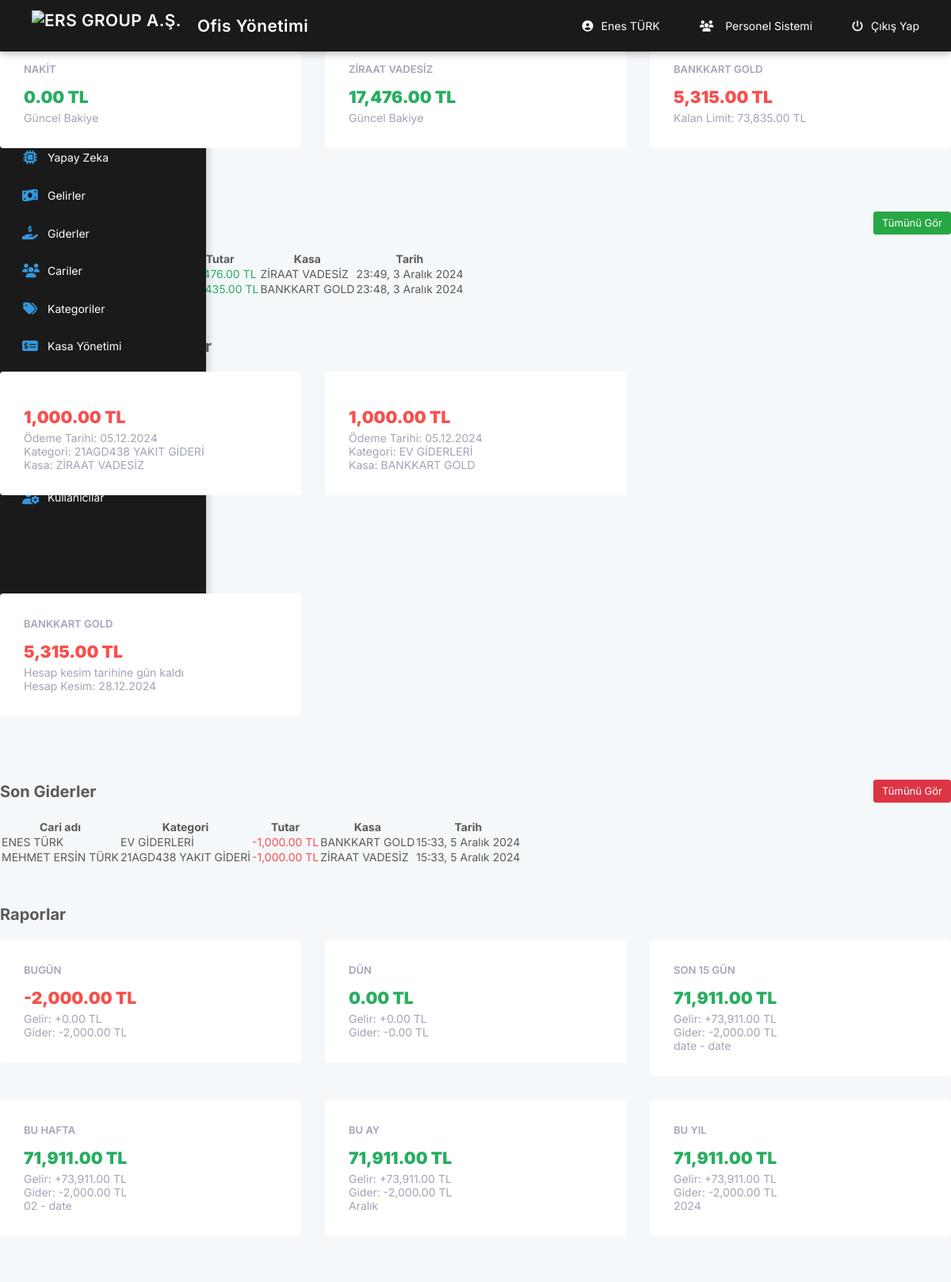
The app's page /muhasebe/main.php (signed in) with its own data.
### tables this page shows
CREATE TABLE `users` (
  `id` int(11) NOT NULL,
  `fullname` text NOT NULL,
  `phone` text NOT NULL,
  `email` text NOT NULL,
  `password` text NOT NULL,
  `uniqid` text NOT NULL,
  `status` tinyint(1) NOT NULL
);

CREATE TABLE `safes` (
  `id` int(11) NOT NULL,
  `u_id` int(11) NOT NULL,
  `title` varchar(255) NOT NULL,
  `type` varchar(20) NOT NULL,
  `balance` decimal(10,2) DEFAULT 0.00,
  `credit_limit` decimal(10,2) DEFAULT 0.00,
  `description` text DEFAULT NULL,
  `status` tinyint(1) DEFAULT 1,
  `created_at` datetime DEFAULT current_timestamp(),
  `statement_day` int(11) DEFAULT NULL,
  `due_day` int(11) DEFAULT NULL,
  `bank_name` varchar(255) DEFAULT NULL
);

CREATE TABLE `finances` (
  `id` int(11) NOT NULL,
  `u_id` int(11) NOT NULL,
  `customer_id` int(11) NOT NULL,
  `category_id` int(11) NOT NULL,
  `method_id` int(11) NOT NULL,
  `price` decimal(10,2) NOT NULL,
  `event_type` int(11) NOT NULL,
  `description` text DEFAULT NULL,
  `adddate` datetime NOT NULL DEFAULT current_timestamp(),
  `is_recurring` tinyint(1) DEFAULT 0,
  `recurring_start_date` date DEFAULT NULL,
  `recurring_months` int(11) DEFAULT NULL,
  `parent_recurring_id` int(11) DEFAULT NULL,
  `recurring_count` int(11) DEFAULT NULL,
  `safe_id` int(11) DEFAULT NULL,
  `payment_source_type` varchar(20) DEFAULT NULL,
  `payment_source_id` int(11) DEFAULT NULL,
  `payment_status` tinyint(1) DEFAULT NULL,
  `transaction_id` int(11) DEFAULT NULL,
  `ai_categorized` tinyint(1) DEFAULT 0,
  `ai_confidence` decimal(5,2) DEFAULT 0.00,
  `ai_matched_keywords` text DEFAULT NULL,
  `ai_suggested_categories` text DEFAULT NULL,
  `ai_analysis_data` longtext DEFAULT NULL,
  `processed` tinyint(1) DEFAULT 0
);

CREATE TABLE `categories` (
  `id` int(11) NOT NULL,
  `title` text NOT NULL,
  `type` enum('income','expense') NOT NULL DEFAULT 'expense'
);

CREATE TABLE `customers` (
  `id` int(11) NOT NULL,
  `title` text NOT NULL,
  `phone` text DEFAULT NULL,
  `email` text DEFAULT NULL,
  `tax_no` text DEFAULT NULL,
  `tax_office` text DEFAULT NULL,
  `address` text DEFAULT NULL,
  `status` tinyint(1) NOT NULL
);

### muhasebe/main.php (the view, shortened to what the rows shown need)
<?php require('_class/config.php'); require('session.php');  ?>
<!DOCTYPE html>
<html>
      <head>
            <?php require('_inc/head.php'); ?>
      </head>
      <body>
            <?php require('_inc/header.php'); ?>
            <section class="content">
                <div class="widget">
                    <div class="title">
                        <div class="left"><h1>Kasa Durumları</h1></div>
                    </div>
                    <div class="row">
                        <?php
                        $safes = $pia->query("SELECT * FROM safes WHERE u_id = $admin->id AND status = 1");
                        foreach($safes as $safe){
                        ?>
                        <div class="col-md-4 col-sm-4 col-xs-12">
                            <div class="card">
                                <div class="card-title"><?=$safe->title;?></div>
                                <div class="card-body">
                                    <?php if($safe->type == 'credit_card'):
                                        $used_amount = $safe->credit_limit - $safe->balance;
                                    ?>
                                        <strong class="price text-danger">
                                            <?=number_format($used_amount, 2);?> TL
                                        </strong>
                                        <span class="date">Kalan Limit: <?=number_format($safe->balance, 2);?> TL</span>
                                    <?php else: ?>
                                        <strong class="price text-success">
                                            <?=number_format($safe->balance, 2);?> TL
                                        </strong>
                                        <span class="date">Güncel Bakiye</span>
                                    <?php endif; ?>
                                </div>
                            </div>
                        </div>
                        <?php } ?>
                    </div>
                </div>
                <div class="widget">
                    <div class="title">
                        <div class="left"><h1>Son Gelirler</h1></div>
                    </div>
                    <table class="table" data-ordering="false" data-paging="false" data-searching="false" data-info="false">
                        <thead>
                            <tr>
                                <th>Cari adı</th>
                                <th>Kategori</th>
                                <th>Tutar</th>
                                <th>Kasa</th>
                                <th>Tarih</th>
                            </tr>
                        </thead>
                        <tbody>
                            <?php
                            $list = $pia->query("SELECT f.*, c.title as customer_name,
                                cat.title as category_name, s.title as safe_name
                                FROM finances f
                                LEFT JOIN customers c ON f.customer_id = c.id
                                LEFT JOIN categories cat ON f.category_id = cat.id
                                LEFT JOIN safes s ON f.safe_id = s.id
                                WHERE f.event_type = 1 AND f.u_id = $admin->id
                                ORDER BY f.adddate DESC LIMIT 3");
                            foreach($list as $item){
                            ?>
                            <tr>
                                <td><?=$item->customer_name;?></td>
                                <td><?=$item->category_name;?></td>
                                <td class="text-success">+<?=number_format($item->price, 2);?> TL</td>
                                <td><?=$item->safe_name;?></td>
                                <td><?=$pia->time_tr($item->adddate);?></td>
                            </tr>
                            <?php } ?>
                        </tbody>
                    </table>
                </div>
<div class="widget">
    <div class="title">
        <div class="left"><h1>Yaklaşan Tekrarlı Ödemeler</h1></div>
    </div>
    <div class="row">
        <?php
        $recurring_payments = $pia->query("
            SELECT f.*, c.title as customer_name, cat.title as category_name, s.title as safe_name
            FROM finances f
            LEFT JOIN customers c ON f.customer_id = c.id
            LEFT JOIN categories cat ON f.category_id = cat.id
            LEFT JOIN safes s ON f.safe_id = s.id
            WHERE f.u_id = $admin->id
            AND f.is_recurring = 1
            AND f.recurring_start_date <= DATE_ADD(NOW(), INTERVAL 7 DAY)
            ORDER BY f.recurring_start_date ASC
            LIMIT 5
        ");
        if($recurring_payments) {
            foreach($recurring_payments as $payment) {
                ?>
                <div class="col-md-4 col-sm-4 col-xs-12">
                    <div class="card">
                        <div class="card-body">
                            <strong class="price text-danger">
                                <?=number_format($payment->price, 2)?> TL
                            </strong>
                            <span class="date">
                                Ödeme Tarihi: <?=date('d.m.Y', strtotime($payment->recurring_start_date))?><br>
                                Kategori: <?=$payment->category_name?><br>
                                Kasa: <?=$payment->safe_name?>
                            </span>
                        </div>
                    </div>
                </div>
                <?php
            }
        }
        ?>
    </div>
</div>
<div class="widget">
    <div class="title">
        <div class="left"><h1>Kredi Kartı Bildirimleri</h1></div>
    </div>
    <div class="row">
        <?php
        $credit_cards = $pia->query("
            SELECT *,
                   DATEDIFF(
                       DATE_ADD(
                           DATE_FORMAT(NOW(), '%Y-%m-' || LPAD(statement_day, 2, '0')),
                           INTERVAL CASE
                               WHEN DAY(NOW()) > statement_day
                               THEN 1
                               ELSE 0
                           END MONTH
                       ),
                       NOW()
                   ) as days_to_statement,
                   DATEDIFF(
                       DATE_ADD(
                           DATE_FORMAT(NOW(), '%Y-%m-' || LPAD(due_day, 2, '0')),
                           INTERVAL CASE
                               WHEN DAY(NOW()) > due_day
                               THEN 1
                               ELSE 0
                           END MONTH
                       ),
                       NOW()
                   ) as days_to_due
            FROM safes
            WHERE u_id = $admin->id
            AND type = 'credit_card'
            AND status = 1
        ");
        if($credit_cards) {
            foreach($credit_cards as $card) {
                $used_amount = $card->credit_limit - $card->balance;
                $statement_date = date('Y-m-d', strtotime(date('Y-m-') . $card->statement_day));
                $due_date = date('Y-m-d', strtotime(date('Y-m-') . $card->due_day));
                if($used_amount > 0) {
                    ?>
                    <div class="col-md-4 col-sm-4 col-xs-12">
                        <div class="card">
                            <div class="card-title"><?=$card->title?></div>
                            <div class="card-body">
                                <strong class="price text-danger">
                                    <?=number_format($used_amount, 2)?> TL
                                </strong>
                                <span class="date">
                                    <?php
                                    if($card->days_to_statement <= 5 && $card->days_to_statement >= 0) {
                                        echo "Hesap kesim tarihine {$card->days_to_statement} gün kaldı<br>";
                                        echo "Hesap Kesim: " . date('d.m.Y', strtotime($statement_date));
                                    }
                                    elseif($card->days_to_statement < 0 && $card->days_to_due >= 0) {
                                        echo "Son ödeme tarihine {$card->days_to_due} gün kaldı<br>";
                                        echo "Son Ödeme: " . date('d.m.Y', strtotime($due_date));
                                    }
                                    elseif($card->days_to_due < 0) {
                                        echo "<span class='text-danger'>Son ödeme tarihi " . abs($card->days_to_due) . " gün geçti!</span><br>";
                                        echo "Son Ödeme: " . date('d.m.Y', strtotime($due_date));
                                    }
                                    ?>
                                </span>
                            </div>
                        </div>
                    </div>
                    <?php
                }
            }
        }
            ?>
    </div>
</div>
                <div class="widget">
                    <div class="title">
                        <div class="left"><h1>Son Giderler</h1></div>
                    </div>
                    <table class="table" data-ordering="false" data-paging="false" data-searching="false" data-info="false">
                        <thead>
                            <tr>
                                <th>Cari adı</th>
                                <th>Kategori</th>
                                <th>Tutar</th>
                                <th>Kasa</th>
                                <th>Tarih</th>
                            </tr>
                        </thead>
                        <tbody>
                            <?php
                            $list = $pia->query("SELECT f.*, c.title as customer_name,
                                cat.title as category_name, s.title as safe_name
                                FROM finances f
                                LEFT JOIN customers c ON f.customer_id = c.id
                                LEFT JOIN categories cat ON f.category_id = cat.id
                                LEFT JOIN safes s ON f.safe_id = s.id
                                WHERE f.event_type = 0 AND f.u_id = $admin->id
                                ORDER BY f.adddate DESC LIMIT 3");
                            foreach($list as $item){
                            ?>
                            <tr>
                                <td><?=$item->customer_name;?></td>
                                <td><?=$item->category_name;?></td>
                                <td class="text-danger">-<?=number_format($item->price, 2);?> TL</td>
                                <td><?=$item->safe_name;?></td>
                                <td><?=$pia->time_tr($item->adddate);?></td>
                            </tr>
                            <?php } ?>
                        </tbody>
                    </table>
                </div>
                <div class="widget">
                    <div class="title">
                        <div class="left"><h1>Raporlar</h1></div>
                    </div>
                </div>
            </section>
      </body>
</html>

### muhasebe/_inc/header.php (shortened to what the rows shown need)
<header class="header">
    <div class="header-right">
        <a href="users.php?edit=<?=$admin->id;?>" class="user-link">
            <i class="fas fa-user-circle"></i> <?=$admin->fullname;?>
        </a>
        <a href="../personel/" class="personnel-link">
            <i class="fas fa-users"></i> Personel Sistemi
        </a>
        <a href="logout.php" class="logout-link">
            <i class="fas fa-power-off"></i> Çıkış Yap
        </a>
    </div>
</header>

### records on screen
users: fullname "Enes TÜRK"
safes: title "NAKİT", balance "0.00"
safes: title "ZİRAAT VADESİZ", balance "17,476.00"
safes: title "BANKKART GOLD", used_amount "5,315.00", balance "73,835.00", statement_day "28.12.2024"
finances: price "18,476.00", safe.title "ZİRAAT VADESİZ", adddate "23:49, 3 Aralık 2024"
finances: price "55,435.00", safe.title "BANKKART GOLD", adddate "23:48, 3 Aralık 2024"
finances: price "1,000.00", recurring_start_date "05.12.2024", category.title "21AGD438 YAKIT GİDERİ", safe.title "ZİRAAT VADESİZ", customer.title "MEHMET ERSİN TÜRK", adddate "15:33, 5 Aralık 2024"
finances: price "1,000.00", recurring_start_date "05.12.2024", category.title "EV GİDERLERİ", safe.title "BANKKART GOLD", customer.title "ENES TÜRK", adddate "15:33, 5 Aralık 2024"

### other values on screen
$today_total "-2,000.00"
$today_income "0.00"
$today_expense "2,000.00"
$yesterday_total "0.00"
$yesterday_income "0.00"
$yesterday_expense "0.00"
$last15_total "71,911.00"
$last15_income "73,911.00"
$last15_expense "2,000.00"
$week_total "71,911.00"
$week_income "73,911.00"
$week_expense "2,000.00"
$month_total "71,911.00"
$month_income "73,911.00"
$month_expense "2,000.00"
